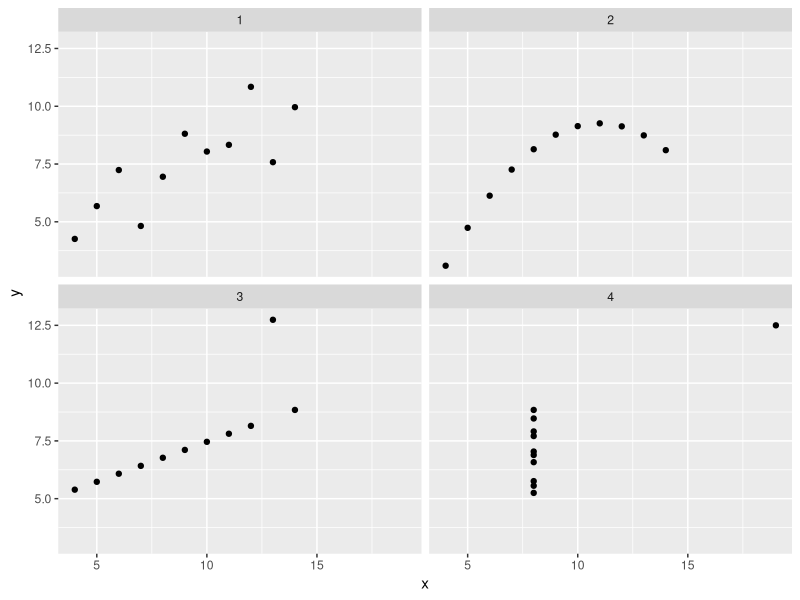

Reproduce this figure in R.
library(tidyverse)

Anscombe <- anscombe %>%
  pivot_longer(everything(),
    names_to = c(".value", "set"),
    names_pattern = "(.)(.)"
  ) %>%
  arrange(set)

Anscombe %>%
	group_by(set) %>%
	summarize(
		N = n(), 
		mean.x = mean(x), 
		sd.x = sd(x), 
		mean.y = mean(y), 
		sd.y = sd(y), 
		corr.xy = cor(x, y)
	)

ggplot(data = Anscombe, aes(x = x, y = y)) +
  geom_point() +
  facet_wrap(~ set)
